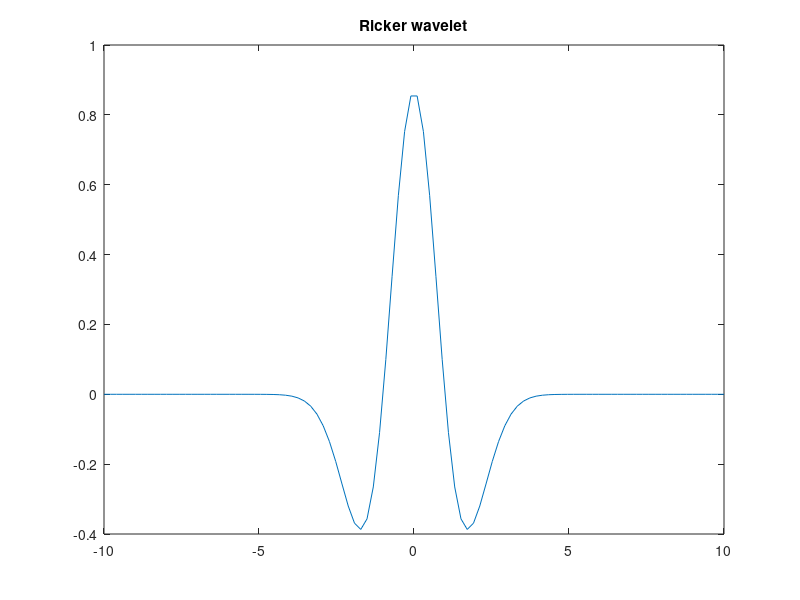
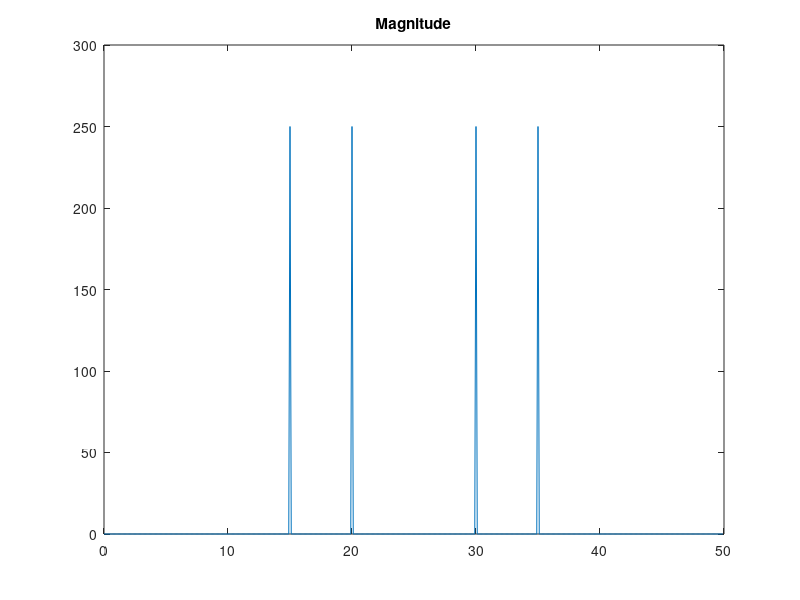
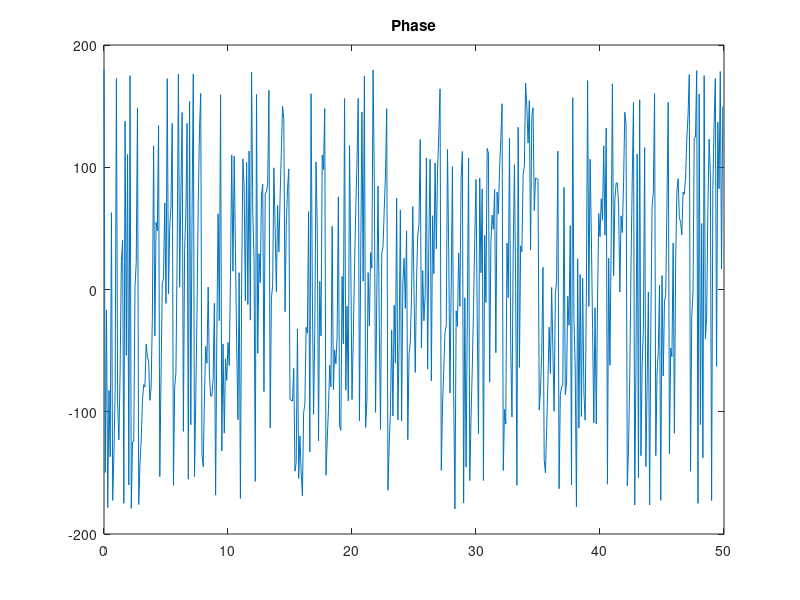

Write the MATLAB code that produced these figures, in order.
t = 0:1/50:10-1/50;
lb = -10;
ub = 10;
N = 100;
[psi,xval] = mexihat(lb,ub,N);
figure(1);
plot(xval,psi);
title('Ricker wavelet')
x = sin(2*pi*15*t) + sin(2*pi*20*t);
y = fft(x);
m = abs(y);
p = angle(y);
f = (0:length(y)-1)*50/length(y);
figure(2);
plot(f,m);
title('Magnitude')

figure(3);
plot(f,rad2deg(p));
title('Phase')
